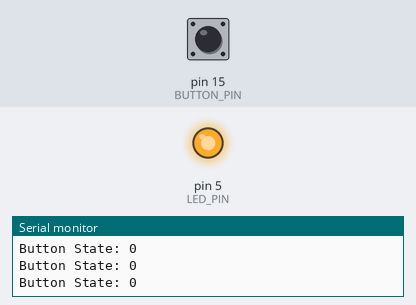
Simulated run of this sketch. Board: Arduino Uno, built with avr-gcc and run on an emulated ATmega328P. On the bench: output pins drawn as LEDs (lit = HIGH), the last lines printed to the serial monitor. The inputs (shaded band) are chosen by the test bench; at power-on: pin 15 (BUTTON_PIN) LOW.

Above: at 1.2 s.
1.3 s: pin 15 (BUTTON_PIN) pulled HIGH for 0.15 s
At 1.38 s:
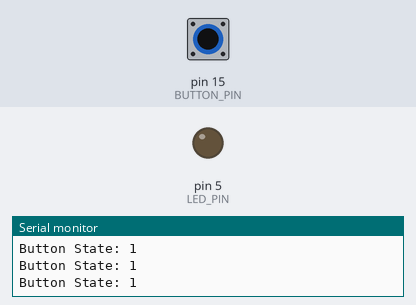
2.9 s: pin 15 (BUTTON_PIN) pulled HIGH for 3.2 s
At 7.3 s:
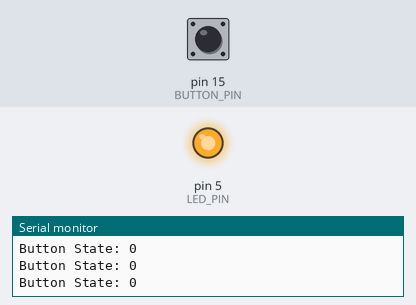
Timing chart, 0 to 8.8 s (numbered marks = the images above; inputs shaded):
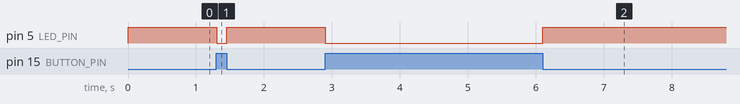

The sketch:

Button_Hold_LED.ino
```cpp
byte LED_PIN = 5;
byte BUTTON_PIN = 15;

void setup() {
    pinMode(LED_PIN, OUTPUT);
    pinMode(BUTTON_PIN, INPUT);
    Serial.begin(115200);
}

void loop() {
    bool val = digitalRead(BUTTON_PIN);
    digitalWrite(LED_PIN, !val);
    Serial.print("Button State: ");
    Serial.println(val);
    delay(10);
}
```

Measured:
- after the input at 1.3 s, pin 5 (LED_PIN): HIGH → LOW at once, → HIGH 0.14 s later
- after the input at 2.9 s, pin 5 (LED_PIN): HIGH → LOW at once, → HIGH 3.2 s later
